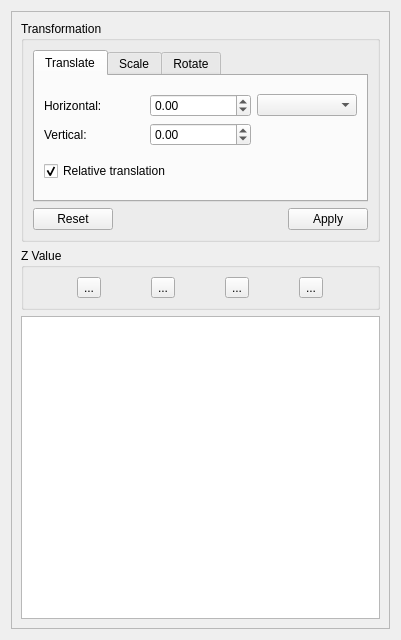
<?xml version="1.0" encoding="UTF-8"?>
<ui version="4.0">
 <class>VWidgetBackgroundImages</class>
 <widget class="QWidget" name="VWidgetBackgroundImages">
  <property name="geometry">
   <rect>
    <x>0</x>
    <y>0</y>
    <width>401</width>
    <height>640</height>
   </rect>
  </property>
  <property name="windowTitle">
   <string>Form</string>
  </property>
  <layout class="QVBoxLayout" name="verticalLayout">
   <item>
    <widget class="QScrollArea" name="scrollArea">
     <property name="widgetResizable">
      <bool>true</bool>
     </property>
     <widget class="QWidget" name="scrollAreaWidgetContents">
      <property name="geometry">
       <rect>
        <x>0</x>
        <y>0</y>
        <width>381</width>
        <height>620</height>
       </rect>
      </property>
      <layout class="QVBoxLayout" name="verticalLayout_3">
       <item>
        <widget class="QGroupBox" name="groupBoxPieceTransformation">
         <property name="sizePolicy">
          <sizepolicy hsizetype="Preferred" vsizetype="Preferred">
           <horstretch>0</horstretch>
           <verstretch>0</verstretch>
          </sizepolicy>
         </property>
         <property name="title">
          <string>Transformation</string>
         </property>
         <layout class="QVBoxLayout" name="verticalLayout_25">
          <item>
           <widget class="QTabWidget" name="tabWidgetImageTransformation">
            <property name="currentIndex">
             <number>0</number>
            </property>
            <widget class="QWidget" name="tabTranslate">
             <attribute name="title">
              <string comment="Translate piece">Translate</string>
             </attribute>
             <layout class="QVBoxLayout" name="verticalLayout_2">
              <item>
               <layout class="QGridLayout" name="gridLayout">
                <item row="0" column="0">
                 <widget class="QLabel" name="labelCurrentPieceTranslateX">
                  <property name="text">
                   <string>Horizontal:</string>
                  </property>
                 </widget>
                </item>
                <item row="0" column="1">
                 <widget class="QDoubleSpinBox" name="doubleSpinBoxImageHorizontalTranslate">
                  <property name="minimum">
                   <double>-10000.000000000000000</double>
                  </property>
                  <property name="maximum">
                   <double>10000.000000000000000</double>
                  </property>
                  <property name="singleStep">
                   <double>0.100000000000000</double>
                  </property>
                 </widget>
                </item>
                <item row="0" column="2">
                 <widget class="QComboBox" name="comboBoxTranslateUnit"/>
                </item>
                <item row="1" column="0">
                 <widget class="QLabel" name="labelCurrentPieceTranslateY">
                  <property name="text">
                   <string>Vertical:</string>
                  </property>
                 </widget>
                </item>
                <item row="1" column="1">
                 <widget class="QDoubleSpinBox" name="doubleSpinBoxImageVerticalTranslate">
                  <property name="minimum">
                   <double>-10000.000000000000000</double>
                  </property>
                  <property name="maximum">
                   <double>10000.000000000000000</double>
                  </property>
                  <property name="singleStep">
                   <double>0.100000000000000</double>
                  </property>
                 </widget>
                </item>
               </layout>
              </item>
              <item>
               <widget class="QCheckBox" name="checkBoxRelativeTranslation">
                <property name="text">
                 <string>Relative translation</string>
                </property>
                <property name="checked">
                 <bool>true</bool>
                </property>
               </widget>
              </item>
             </layout>
            </widget>
            <widget class="QWidget" name="tabScale">
             <attribute name="title">
              <string>Scale</string>
             </attribute>
             <layout class="QVBoxLayout" name="verticalLayout_4">
              <item>
               <layout class="QGridLayout" name="gridLayout_3">
                <item row="0" column="0">
                 <widget class="QLabel" name="labelImageScaleWidth">
                  <property name="text">
                   <string>Width:</string>
                  </property>
                 </widget>
                </item>
                <item row="0" column="1">
                 <widget class="QDoubleSpinBox" name="doubleSpinBoxScaleWidth">
                  <property name="minimum">
                   <double>-10000.000000000000000</double>
                  </property>
                  <property name="maximum">
                   <double>10000.000000000000000</double>
                  </property>
                  <property name="singleStep">
                   <double>0.100000000000000</double>
                  </property>
                 </widget>
                </item>
                <item row="0" column="2">
                 <widget class="QComboBox" name="comboBoxScaleUnit"/>
                </item>
                <item row="1" column="0">
                 <widget class="QLabel" name="labelImageScaleHeight">
                  <property name="text">
                   <string>Height:</string>
                  </property>
                 </widget>
                </item>
                <item row="1" column="1">
                 <widget class="QDoubleSpinBox" name="doubleSpinBoxScaleHeight">
                  <property name="minimum">
                   <double>-10000.000000000000000</double>
                  </property>
                  <property name="maximum">
                   <double>10000.000000000000000</double>
                  </property>
                  <property name="singleStep">
                   <double>0.100000000000000</double>
                  </property>
                 </widget>
                </item>
               </layout>
              </item>
              <item>
               <widget class="QCheckBox" name="checkBoxScaleProportionally">
                <property name="text">
                 <string>Scale proportionally</string>
                </property>
                <property name="checked">
                 <bool>true</bool>
                </property>
               </widget>
              </item>
             </layout>
            </widget>
            <widget class="QWidget" name="tabRotate">
             <attribute name="title">
              <string>Rotate</string>
             </attribute>
             <layout class="QVBoxLayout" name="verticalLayout_24">
              <item>
               <widget class="QGroupBox" name="groupBoxCurrentPieceRotation">
                <property name="title">
                 <string>Rotation</string>
                </property>
                <layout class="QGridLayout" name="gridLayout_2">
                 <item row="0" column="3">
                  <widget class="QToolButton" name="toolButtonImageRotationClockwise">
                   <property name="text">
                    <string notr="true"/>
                   </property>
                   <property name="icon">
                    <iconset theme="object-rotate-right">
                     <normaloff>../../puzzle</normaloff>../../puzzle</iconset>
                   </property>
                   <property name="checkable">
                    <bool>true</bool>
                   </property>
                   <attribute name="buttonGroup">
                    <string notr="true">buttonGroup</string>
                   </attribute>
                  </widget>
                 </item>
                 <item row="0" column="1">
                  <widget class="QDoubleSpinBox" name="doubleSpinBoxRotationAngle">
                   <property name="suffix">
                    <string notr="true">°</string>
                   </property>
                   <property name="decimals">
                    <number>3</number>
                   </property>
                   <property name="minimum">
                    <double>-360.000000000000000</double>
                   </property>
                   <property name="maximum">
                    <double>360.000000000000000</double>
                   </property>
                   <property name="singleStep">
                    <double>0.100000000000000</double>
                   </property>
                  </widget>
                 </item>
                 <item row="0" column="4">
                  <spacer name="horizontalSpacer">
                   <property name="orientation">
                    <enum>Qt::Horizontal</enum>
                   </property>
                   <property name="sizeHint" stdset="0">
                    <size>
                     <width>40</width>
                     <height>20</height>
                    </size>
                   </property>
                  </spacer>
                 </item>
                 <item row="0" column="2">
                  <widget class="QToolButton" name="toolButtonImageRotationAnticlockwise">
                   <property name="text">
                    <string notr="true"/>
                   </property>
                   <property name="icon">
                    <iconset theme="object-rotate-left">
                     <normaloff>../../puzzle</normaloff>../../puzzle</iconset>
                   </property>
                   <property name="checkable">
                    <bool>true</bool>
                   </property>
                   <property name="checked">
                    <bool>true</bool>
                   </property>
                   <attribute name="buttonGroup">
                    <string notr="true">buttonGroup</string>
                   </attribute>
                  </widget>
                 </item>
                 <item row="0" column="0">
                  <widget class="QLabel" name="labelCurrentPieceAngle">
                   <property name="sizePolicy">
                    <sizepolicy hsizetype="Preferred" vsizetype="Fixed">
                     <horstretch>0</horstretch>
                     <verstretch>0</verstretch>
                    </sizepolicy>
                   </property>
                   <property name="text">
                    <string>Angle:</string>
                   </property>
                  </widget>
                 </item>
                 <item row="1" column="0">
                  <spacer name="verticalSpacer">
                   <property name="orientation">
                    <enum>Qt::Vertical</enum>
                   </property>
                   <property name="sizeHint" stdset="0">
                    <size>
                     <width>20</width>
                     <height>40</height>
                    </size>
                   </property>
                  </spacer>
                 </item>
                </layout>
               </widget>
              </item>
             </layout>
            </widget>
           </widget>
          </item>
          <item>
           <widget class="QDialogButtonBox" name="buttonBox">
            <property name="standardButtons">
             <set>QDialogButtonBox::Apply|QDialogButtonBox::Reset</set>
            </property>
           </widget>
          </item>
         </layout>
        </widget>
       </item>
       <item>
        <widget class="QGroupBox" name="groupBox">
         <property name="title">
          <string>Z Value</string>
         </property>
         <layout class="QHBoxLayout" name="horizontalLayout">
          <item>
           <widget class="QToolButton" name="toolButtonBottom">
            <property name="text">
             <string notr="true">...</string>
            </property>
            <property name="icon">
             <iconset theme="go-bottom"/>
            </property>
            <property name="iconSize">
             <size>
              <width>24</width>
              <height>24</height>
             </size>
            </property>
           </widget>
          </item>
          <item>
           <widget class="QToolButton" name="toolButtonDown">
            <property name="text">
             <string notr="true">...</string>
            </property>
            <property name="icon">
             <iconset theme="go-down"/>
            </property>
            <property name="iconSize">
             <size>
              <width>24</width>
              <height>24</height>
             </size>
            </property>
           </widget>
          </item>
          <item>
           <widget class="QToolButton" name="toolButtonUp">
            <property name="text">
             <string notr="true">...</string>
            </property>
            <property name="icon">
             <iconset theme="go-up"/>
            </property>
            <property name="iconSize">
             <size>
              <width>24</width>
              <height>24</height>
             </size>
            </property>
           </widget>
          </item>
          <item>
           <widget class="QToolButton" name="toolButtonTop">
            <property name="text">
             <string notr="true">...</string>
            </property>
            <property name="icon">
             <iconset theme="go-top"/>
            </property>
            <property name="iconSize">
             <size>
              <width>24</width>
              <height>24</height>
             </size>
            </property>
           </widget>
          </item>
         </layout>
        </widget>
       </item>
       <item>
        <widget class="QTableWidget" name="tableWidget">
         <property name="sizePolicy">
          <sizepolicy hsizetype="Expanding" vsizetype="Expanding">
           <horstretch>1</horstretch>
           <verstretch>1</verstretch>
          </sizepolicy>
         </property>
         <property name="alternatingRowColors">
          <bool>true</bool>
         </property>
         <property name="selectionMode">
          <enum>QAbstractItemView::SingleSelection</enum>
         </property>
         <property name="selectionBehavior">
          <enum>QAbstractItemView::SelectRows</enum>
         </property>
         <attribute name="horizontalHeaderVisible">
          <bool>false</bool>
         </attribute>
         <attribute name="horizontalHeaderMinimumSectionSize">
          <number>16</number>
         </attribute>
         <attribute name="horizontalHeaderStretchLastSection">
          <bool>true</bool>
         </attribute>
         <attribute name="verticalHeaderVisible">
          <bool>false</bool>
         </attribute>
         <attribute name="verticalHeaderMinimumSectionSize">
          <number>10</number>
         </attribute>
        </widget>
       </item>
      </layout>
     </widget>
    </widget>
   </item>
  </layout>
 </widget>
 <resources/>
 <connections/>
 <buttongroups>
  <buttongroup name="buttonGroup"/>
 </buttongroups>
</ui>
